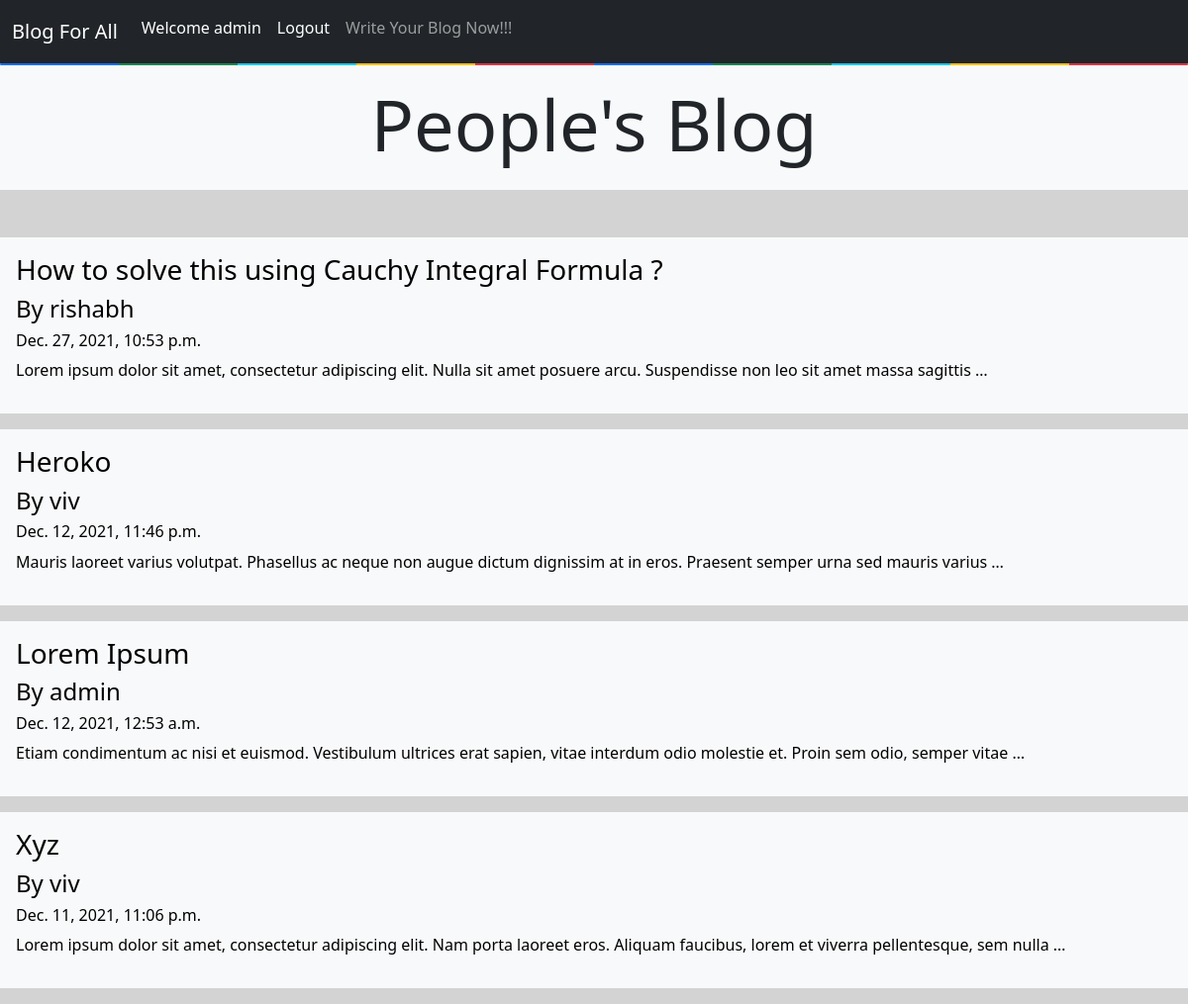
The app's page / (signed in) with its own data.
### App/models.py (models this page shows)
class blog_model(models.Model):
    id = models.IntegerField(primary_key=True)
    name = models.CharField(max_length=100, default="")
    blog_title = models.CharField(max_length=100, default="", editable=True)
    content = models.TextField()
    created_at = models.DateTimeField(default=datetime.now, blank=True)

### App/views.py (the view)
# urls.py: path('', views.index ,name="index"),
def index(request):
    obj = blog_model.objects.all()
    return render(request, "1_index.html", {'obj':obj})

### templates/1_index.html (shortened to what this page needs)
{% extends 'base.html' %}
{% block body %}
<div class="container-fluid mt-0 p-0">
  <div class="d-flex justify-content-center bg-light py-3 mb-5">
  <h1 class="display-2"> People's Blog </h1>
  </div>
  {% for ele in obj reversed %}
      <a style="text-decoration:none; color:black;" href="post/{{ele.id}}">
      <div class="bg-light p-3 mb-3">
      <h3> {{ele.blog_title}} </h3>
      <h4> By {{ ele.name }} </h4>
      <h6> {{ ele.created_at }} </h6>
      <p>
          {{ele.content|truncatewords:20}}
      </p>
      </div>
      </a>
  {% endfor %}
</div>
{% endblock body %}

### templates/base.html (shortened to what this page needs)
<!DOCTYPE html>
<html lang="en">
<head>
  <link href="https://cdn.jsdelivr.net/npm/bootstrap@5.1.2/dist/css/bootstrap.min.css" rel="stylesheet">
</head>
<body style="background-color: lightgrey">
    <nav class="navbar navbar-expand-lg navbar-dark bg-dark sticky-top">
        <div class="container-fluid">
            <a class="navbar-brand" href="/">Blog For All</a>
            <div class="collapse navbar-collapse" id="navbarSupportedContent">
                <ul class="navbar-nav me-auto mb-2 mb-lg nav">
                    <li class="nav-item">
                        {% if user.is_authenticated %}
                        <a class="nav-link active" aria-current="page" href="/">Welcome {{ user.username }}</a>
                        <li class="nav-item">
                        <a class="nav-link active" aria-current="page" href="logout">Logout</a>
                        </li>
                        {% else %}
                        <a class="nav-link active" aria-current="page" href="/">Welcome User</a>
                        {% endif %}
                    </li>
              <li class="nav-item">
                  {% if user.is_authenticated %}
                <a class="nav-link" href="/blog">Write Your Blog Now!!!</a>
                {% else %}
                <a class="nav-link" href="/login">Write Your Blog Now!!!</a>
                {% endif %}
              </li>
            </ul>
          </div>
        </div>
      </nav>
    <div class="container-fluid p-0">
        <div class="progress" style="height:2px">
          <div class="progress-bar" style="width:10%;height:2px"></div>
          <div class="progress-bar bg-success" style="width:10%;height:2px"></div>
          <div class="progress-bar bg-info" style="width:10%;height:2px"></div>
          <div class="progress-bar bg-warning" style="width:10%;height:2px"></div>
          <div class="progress-bar bg-danger" style="width:10%;height:2px"></div>
          <div class="progress-bar" style="width:10%;height:2px"></div>
          <div class="progress-bar bg-success" style="width:10%;height:2px"></div>
          <div class="progress-bar bg-info" style="width:10%;height:2px"></div>
          <div class="progress-bar bg-warning" style="width:10%;height:2px"></div>
          <div class="progress-bar bg-danger" style="width:10%;height:2px"></div>
        </div>
      </div>
{% block body %}
{% endblock body %}
</body>
</html>

### records on screen
blog_model: blog_title "How to solve this using Cauchy Integral Formula ?", name "rishabh", created_at "Dec. 27, 2021, 10:53 p.m.", content "Lorem ipsum dolor sit amet, consectetur adipiscing elit. Nulla sit amet posuere arcu. Suspendisse non leo sit amet massa sagittis …"
blog_model: blog_title "Heroko", name "viv", created_at "Dec. 12, 2021, 11:46 p.m.", content "Mauris laoreet varius volutpat. Phasellus ac neque non augue dictum dignissim at in eros. Praesent semper urna sed mauris varius …"
blog_model: blog_title "Lorem Ipsum", name "admin", created_at "Dec. 12, 2021, 12:53 a.m.", content "Etiam condimentum ac nisi et euismod. Vestibulum ultrices erat sapien, vitae interdum odio molestie et. Proin sem odio, semper vitae …"
blog_model: blog_title "Xyz", name "viv", created_at "Dec. 11, 2021, 11:06 p.m.", content "Lorem ipsum dolor sit amet, consectetur adipiscing elit. Nam porta laoreet eros. Aliquam faucibus, lorem et viverra pellentesque, sem nulla …"

### other values on screen
{{ user.username }} "admin"
